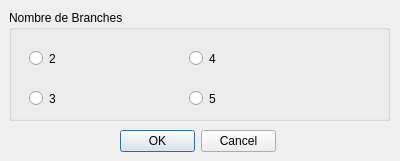
<?xml version="1.0" encoding="UTF-8"?>
<ui version="4.0">
 <class>f_ModInst_EP</class>
 <widget class="QWidget" name="f_ModInst_EP">
  <property name="geometry">
   <rect>
    <x>0</x>
    <y>0</y>
    <width>400</width>
    <height>161</height>
   </rect>
  </property>
  <property name="windowTitle">
   <string>Form</string>
  </property>
  <widget class="QGroupBox" name="groupBtnChoix">
   <property name="geometry">
    <rect>
     <x>9</x>
     <y>10</y>
     <width>381</width>
     <height>111</height>
    </rect>
   </property>
   <property name="title">
    <string>Nombre de Branches</string>
   </property>
   <widget class="QRadioButton" name="choix2">
    <property name="geometry">
     <rect>
      <x>20</x>
      <y>40</y>
      <width>82</width>
      <height>17</height>
     </rect>
    </property>
    <property name="text">
     <string>2</string>
    </property>
   </widget>
   <widget class="QRadioButton" name="choix3">
    <property name="geometry">
     <rect>
      <x>20</x>
      <y>80</y>
      <width>82</width>
      <height>17</height>
     </rect>
    </property>
    <property name="text">
     <string>3</string>
    </property>
   </widget>
   <widget class="QRadioButton" name="choix4">
    <property name="geometry">
     <rect>
      <x>180</x>
      <y>40</y>
      <width>82</width>
      <height>17</height>
     </rect>
    </property>
    <property name="text">
     <string>4</string>
    </property>
   </widget>
   <widget class="QRadioButton" name="choix5">
    <property name="geometry">
     <rect>
      <x>180</x>
      <y>80</y>
      <width>82</width>
      <height>17</height>
     </rect>
    </property>
    <property name="text">
     <string>5</string>
    </property>
   </widget>
  </widget>
  <widget class="QDialogButtonBox" name="BtnAccept">
   <property name="geometry">
    <rect>
     <x>120</x>
     <y>130</y>
     <width>156</width>
     <height>23</height>
    </rect>
   </property>
   <property name="standardButtons">
    <set>QDialogButtonBox::Cancel|QDialogButtonBox::Ok</set>
   </property>
  </widget>
 </widget>
 <resources/>
 <connections/>
</ui>
